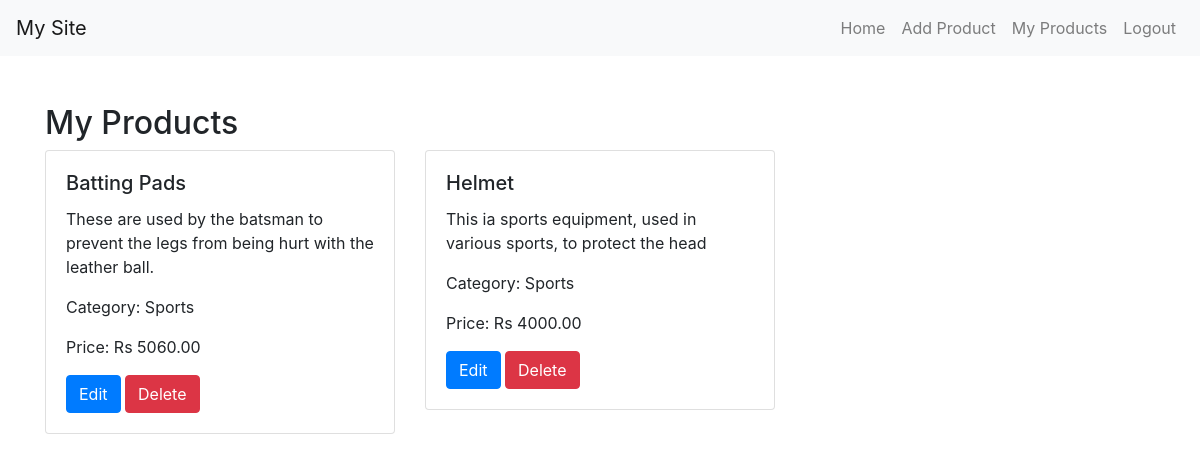
The app's page /my_products/ (signed in), older data.
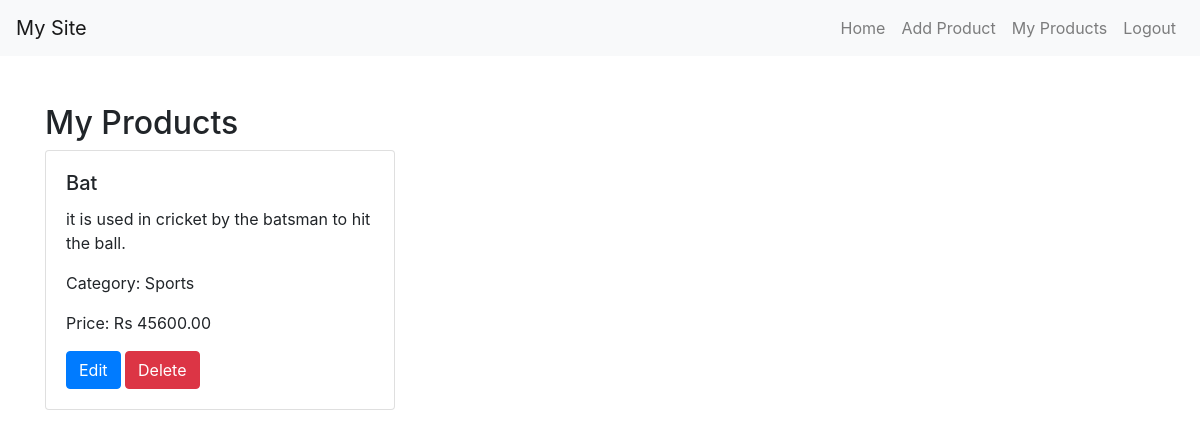
The same page, newer data.
### account/models.py (models this page shows, shortened)
class Product(models.Model):
    name = models.CharField(max_length=100)
    category = models.ForeignKey(ProductCategory, on_delete=models.CASCADE)
    description = models.TextField()
    price = models.DecimalField(max_digits=10, decimal_places=2)
    users = models.ManyToManyField(User, related_name='products')
    created_by = models.ForeignKey(User, on_delete=models.CASCADE, null=True, related_name='created_products')

class ProductCategory(models.Model):
    name = models.CharField(max_length=100)
    users = models.ManyToManyField(User, related_name='categories')

### account/views.py (the view)
# urls.py: path('my_products/', user_products, name='user_products'),
@login_required
def user_products(request):
    products = Product.objects.filter(users=request.user)
    return render(request, 'user_products.html', {'products': products})

### templates/user_products.html (shortened to what this page needs)
<!DOCTYPE html>
<html lang="en">
<head>
    <link rel="stylesheet" href="https://cdn.jsdelivr.net/npm/bootstrap@4.3.1/dist/css/bootstrap.min.css">
</head>
<body>
    <nav class="navbar navbar-expand-lg navbar-light bg-light">
        <a class="navbar-brand" href="#">My Site</a>
        <div class="collapse navbar-collapse">
            <ul class="navbar-nav ml-auto">
                <li class="nav-item">
                    <a class="nav-link" href="{% url 'home' %}">Home</a>
                </li>
                <li class="nav-item">
                    <a class="nav-link" href="{% url 'add_product' %}">Add Product</a>
                </li>
                <li class="nav-item">
                    <a class="nav-link" href="{% url 'user_products' %}">My Products</a>
                </li>
                <li class="nav-item">
                    <a class="nav-link" href="{% url 'logout' %}">Logout</a>
                </li>
            </ul>
        </div>
    </nav>
    <div class="container mt-5">
        <h2>My Products</h2>
        <div class="row">
            {% for product in products %}
            <div class="col-md-4 mb-4">
                <div class="card">
                    <div class="card-body">
                        <h5 class="card-title">{{ product.name }}</h5>
                        <p class="card-text">{{ product.description }}</p>
                        <p class="card-text">Category: {{ product.category.name }}</p>
                        <p class="card-text">Price: Rs {{ product.price }}</p>
                        <a href="{% url 'edit_product' product.id %}" class="btn btn-primary">Edit</a>
                        <a href="{% url 'delete_product' product.id %}" class="btn btn-danger">Delete</a>
                    </div>
                </div>
            </div>
            {% endfor %}
        </div>
    </div>
</body>
</html>

Row changes from the older to the newer data that the page shows:
removed Product: name "Batting Pads", description "These are used by the batsman to prevent the legs from being hurt with the leather ball.", category.name "Sports", price "5060.00"
removed Product: name "Helmet", description "This ia sports equipment, used in various sports, to protect the head", category.name "Sports", price "4000.00"
added Product: name "Bat", description "it is used in cricket by the batsman to hit the ball.", category.name "Sports", price "45600.00"
